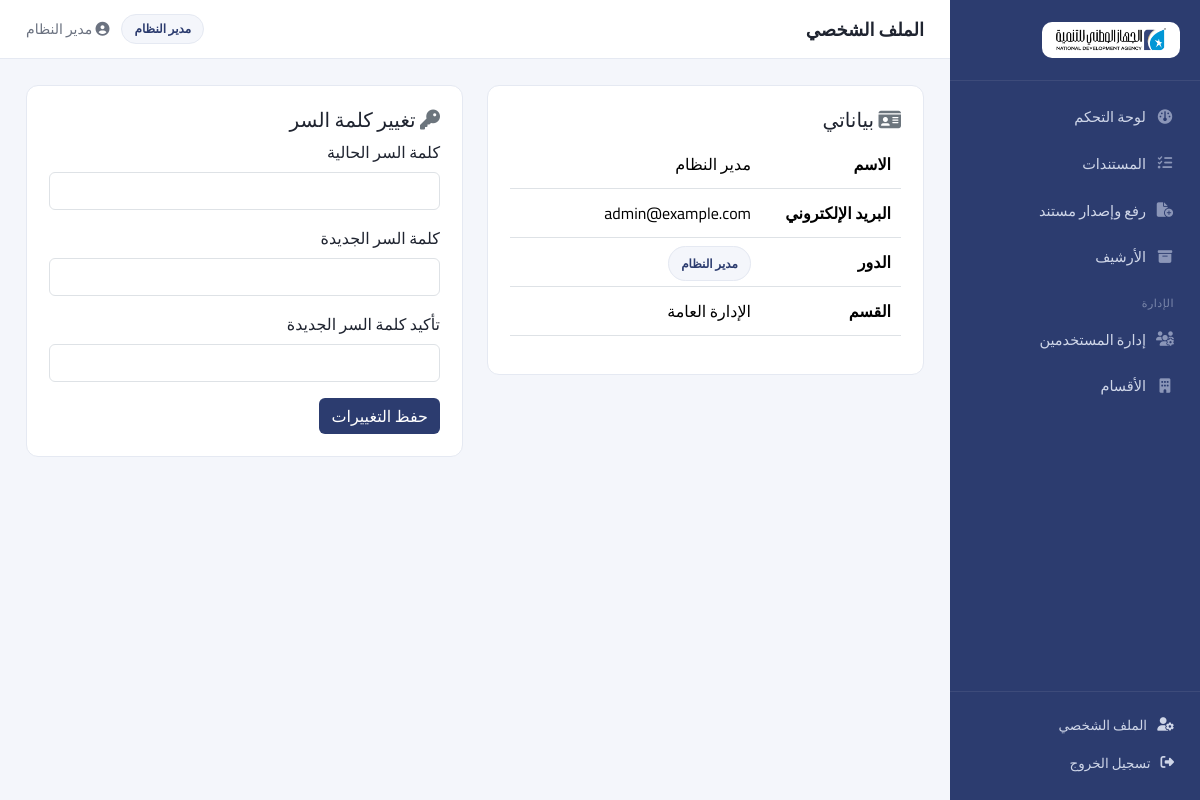
Screenshot of /profile (signed in) with the database file from the repository.
### app/models.py (models this page shows, shortened)
class User(db.Model, UserMixin):
    __tablename__ = "users"
    id = db.Column(db.Integer, primary_key=True)  # uid
    name = db.Column(db.String(150), nullable=False)
    email = db.Column(db.String(150), unique=True, nullable=False)
    password_hash = db.Column(db.String(255), nullable=False)
    role = db.Column(db.String(30), nullable=False, default="employee")
    department_id = db.Column(db.Integer, db.ForeignKey("departments.id"), nullable=True)
    created_at = db.Column(db.DateTime, default=datetime.utcnow)
    active = db.Column(db.Boolean, default=True)
    department = db.relationship("Department", back_populates="users", foreign_keys=[department_id])
    def role_label(self):
        return ROLE_LABELS.get(self.role, self.role)
    def can_upload_document(self):
        return self.role in ("admin", "department_head", "employee")
    def can_manage_users(self):
        return self.role == "admin"

class Department(db.Model):
    __tablename__ = "departments"
    id = db.Column(db.Integer, primary_key=True)
    name = db.Column(db.String(150), unique=True, nullable=False)
    head_uid = db.Column(db.Integer, db.ForeignKey("users.id", use_alter=True, name="fk_head_uid"), nullable=True)
    users = db.relationship("User", back_populates="department", foreign_keys="User.department_id")

### app/routes/auth.py (the view, shortened to what this page needs)
@auth_bp.route("/profile", methods=["GET", "POST"])
@login_required
def profile():
    return render_template("auth/profile.html")

### app/templates/auth/profile.html (shortened to what this page needs)
{% extends "base.html" %}
{% block page_title %}الملف الشخصي{% endblock %}
{% block content %}
<div class="row">
    <div class="col-lg-6">
        <div class="card-panel">
            <h5><i class="fa-solid fa-id-card text-secondary"></i> بياناتي</h5>
            <table class="table">
                <tr><th style="width:140px;">الاسم</th><td>{{ current_user.name }}</td></tr>
                <tr><th>البريد الإلكتروني</th><td>{{ current_user.email }}</td></tr>
                <tr><th>الدور</th><td><span class="badge-role">{{ current_user.role_label() }}</span></td></tr>
                <tr><th>القسم</th><td>{{ current_user.department.name if current_user.department else "—" }}</td></tr>
            </table>
        </div>
    </div>
    <div class="col-lg-6">
        <div class="card-panel">
            <h5><i class="fa-solid fa-key text-secondary"></i> تغيير كلمة السر</h5>
            <form method="POST">
                <div class="mb-3">
                    <label class="form-label">كلمة السر الحالية</label>
                    <input type="password" name="current_password" class="form-control" required>
                </div>
                <div class="mb-3">
                    <label class="form-label">كلمة السر الجديدة</label>
                    <input type="password" name="new_password" class="form-control" required minlength="6">
                </div>
                <div class="mb-3">
                    <label class="form-label">تأكيد كلمة السر الجديدة</label>
                    <input type="password" name="confirm_password" class="form-control" required minlength="6">
                </div>
                <button class="btn btn-dark" style="background: var(--primary); border: none;">حفظ التغييرات</button>
            </form>
        </div>
    </div>
</div>
{% endblock %}

### app/templates/base.html (shortened to what this page needs)
<!DOCTYPE html>
<html lang="ar" dir="rtl">
<head>
    <link rel="stylesheet" href="https://cdnjs.cloudflare.com/ajax/libs/bootstrap/5.3.3/css/bootstrap.rtl.min.css">
    <link rel="stylesheet" href="https://cdnjs.cloudflare.com/ajax/libs/font-awesome/6.5.2/css/all.min.css">
    <link rel="stylesheet" href="{{ url_for('static', filename='css/style.css') }}">
</head>
<body>
{% if current_user.is_authenticated %}
<div class="app-shell">
    <aside class="sidebar">
        <div class="sidebar-brand">
            <div class="brand-logo-wrap">
                <img src="{{ url_for('static', filename='img/logo.png') }}" alt="{{ app_name }}">
            </div>
        </div>
        <nav class="sidebar-nav">
            <a href="{{ url_for('dashboard.index') }}" class="{{ 'active' if request.endpoint=='dashboard.index' }}">
                <i class="fa-solid fa-gauge"></i> لوحة التحكم
            </a>
            <a href="{{ url_for('documents.list_documents') }}" class="{{ 'active' if request.endpoint=='documents.list_documents' }}">
                <i class="fa-solid fa-list-check"></i> المستندات
            </a>
            {% if current_user.can_upload_document() %}
            <a href="{{ url_for('documents.new_document') }}" class="{{ 'active' if request.endpoint=='documents.new_document' }}">
                <i class="fa-solid fa-file-circle-plus"></i> رفع وإصدار مستند
            </a>
            {% endif %}
            <a href="{{ url_for('documents.archive') }}" class="{{ 'active' if request.endpoint=='documents.archive' }}">
                <i class="fa-solid fa-box-archive"></i> الأرشيف
            </a>
            {% if current_user.can_manage_users() %}
            <div class="sidebar-section-label">الإدارة</div>
            <a href="{{ url_for('admin.users') }}" class="{{ 'active' if request.endpoint=='admin.users' }}">
                <i class="fa-solid fa-users-gear"></i> إدارة المستخدمين
            </a>
            <a href="{{ url_for('admin.departments') }}" class="{{ 'active' if request.endpoint=='admin.departments' }}">
                <i class="fa-solid fa-building"></i> الأقسام
            </a>
            {% endif %}
        </nav>
        <div class="sidebar-footer">
            <a href="{{ url_for('auth.profile') }}"><i class="fa-solid fa-user-gear"></i> الملف الشخصي</a>
            <a href="{{ url_for('auth.logout') }}"><i class="fa-solid fa-right-from-bracket"></i> تسجيل الخروج</a>
        </div>
    </aside>
    <div class="main-area">
        <header class="topbar">
            <div class="topbar-title">{% block page_title %}{% endblock %}</div>
            <div class="topbar-user">
                <span class="badge-role">{{ current_user.role_label() }}</span>
                <span class="user-name"><i class="fa-solid fa-circle-user"></i> {{ current_user.name }}</span>
            </div>
        </header>
        <main class="content">
            {% block content %}{% endblock %}
        </main>
    </div>
</div>
{% else %}
    {% include "_flash.html" %}
    {% block guest_content %}{% endblock %}
{% endif %}
</body>
</html>

### app/static/css/style.css (style rules this page uses)
:root { --primary: #2c3c6f; --primary-light: #3d4f8c; --accent: #0197d6; --accent-light: #4ec2ec; --bg: #f4f6fb; --card-bg: #ffffff; --text: #1f2430; --text-muted: #6b7280; --border: #e5e9f2; --success: #1f9d55; --danger: #d64545; --radius: 12px; }
* { box-sizing: border-box; }
.brand-logo-wrap { display: inline-flex; align-items: center; justify-content: center; background: #ffffff; border-radius: 10px; padding: 8px 16px; }
.brand-logo-wrap img { height: 28px; width: auto; display: block; }
body { font-family: 'Cairo', sans-serif; background: var(--bg); color: var(--text); margin: 0; }
a { text-decoration: none; color: inherit; }
.app-shell { display: flex; min-height: 100vh; }
.sidebar { width: 250px; background: var(--primary); color: #eef1f8; display: flex; flex-direction: column; position: sticky; top: 0; height: 100vh; flex-shrink: 0; }
.sidebar-brand { display: flex; align-items: center; gap: 10px; padding: 22px 20px; font-weight: 800; font-size: 17px; border-bottom: 1px solid rgba(255,255,255,0.08); }
.sidebar-brand .brand-logo-wrap { padding: 6px 14px; }
.sidebar-brand .brand-logo-wrap img { height: 24px; }
.sidebar-nav { padding: 14px 12px; flex: 1; overflow-y: auto; }
.sidebar-nav a { display: flex; align-items: center; gap: 10px; padding: 11px 14px; border-radius: 10px; color: #cfd6e8; font-size: 14.5px; margin-bottom: 3px; transition: 0.15s; }
.sidebar-nav a i { width: 18px; text-align: center; color: #8b96b8; }
.sidebar-section-label { font-size: 11px; text-transform: uppercase; color: #7c88ab; margin: 16px 14px 6px; letter-spacing: 0.5px; }
.sidebar-footer { padding: 14px 12px 18px; border-top: 1px solid rgba(255,255,255,0.08); }
.sidebar-footer a { display: flex; align-items: center; gap: 10px; padding: 9px 14px; border-radius: 10px; font-size: 13.5px; color: #cfd6e8; }
.main-area { flex: 1; display: flex; flex-direction: column; min-width: 0; }
.topbar { background: #fff; border-bottom: 1px solid var(--border); padding: 14px 26px; display: flex; align-items: center; justify-content: space-between; position: sticky; top: 0; z-index: 10; }
.topbar-title { font-weight: 700; font-size: 18px; }
.topbar-user { display: flex; align-items: center; gap: 12px; font-size: 14px; }
.badge-role { background: var(--bg); color: var(--primary); padding: 5px 12px; border-radius: 20px; font-size: 12px; font-weight: 700; border: 1px solid var(--border); }
.user-name { color: var(--text-muted); }
.content { padding: 26px; max-width: 1400px; width: 100%; margin: 0 auto; }
.card-panel { background: var(--card-bg); border-radius: var(--radius); border: 1px solid var(--border); padding: 22px; margin-bottom: 20px; }
.card-panel h2, .card-panel h5 { margin-top: 0; }
.table td, .table th { vertical-align: middle; padding: 12px 10px; }

### rows the page displays
User: role_label "مدير النظام", name "مدير النظام", email "admin@example.com"
Department: department "الإدارة العامة"
